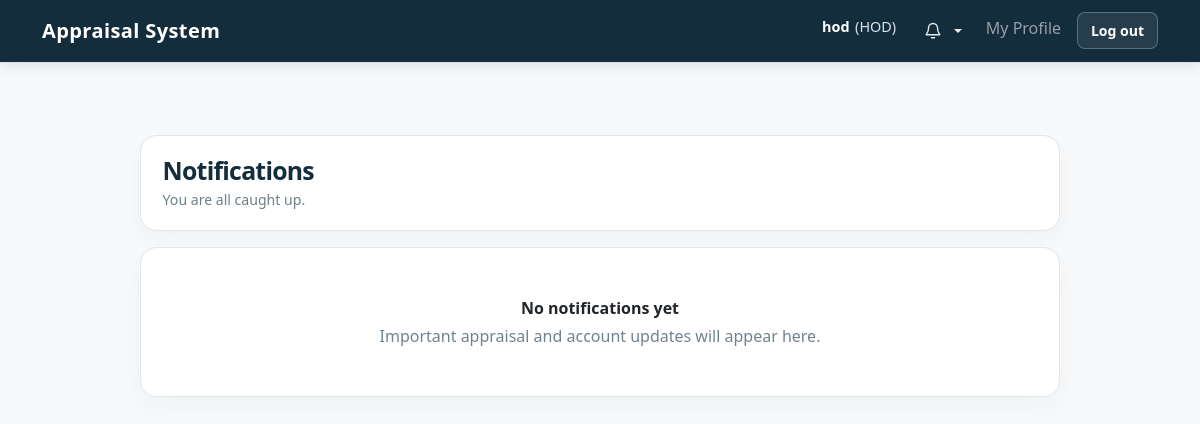
/notifications/ (signed in), run on an earlier commit of the app's database.
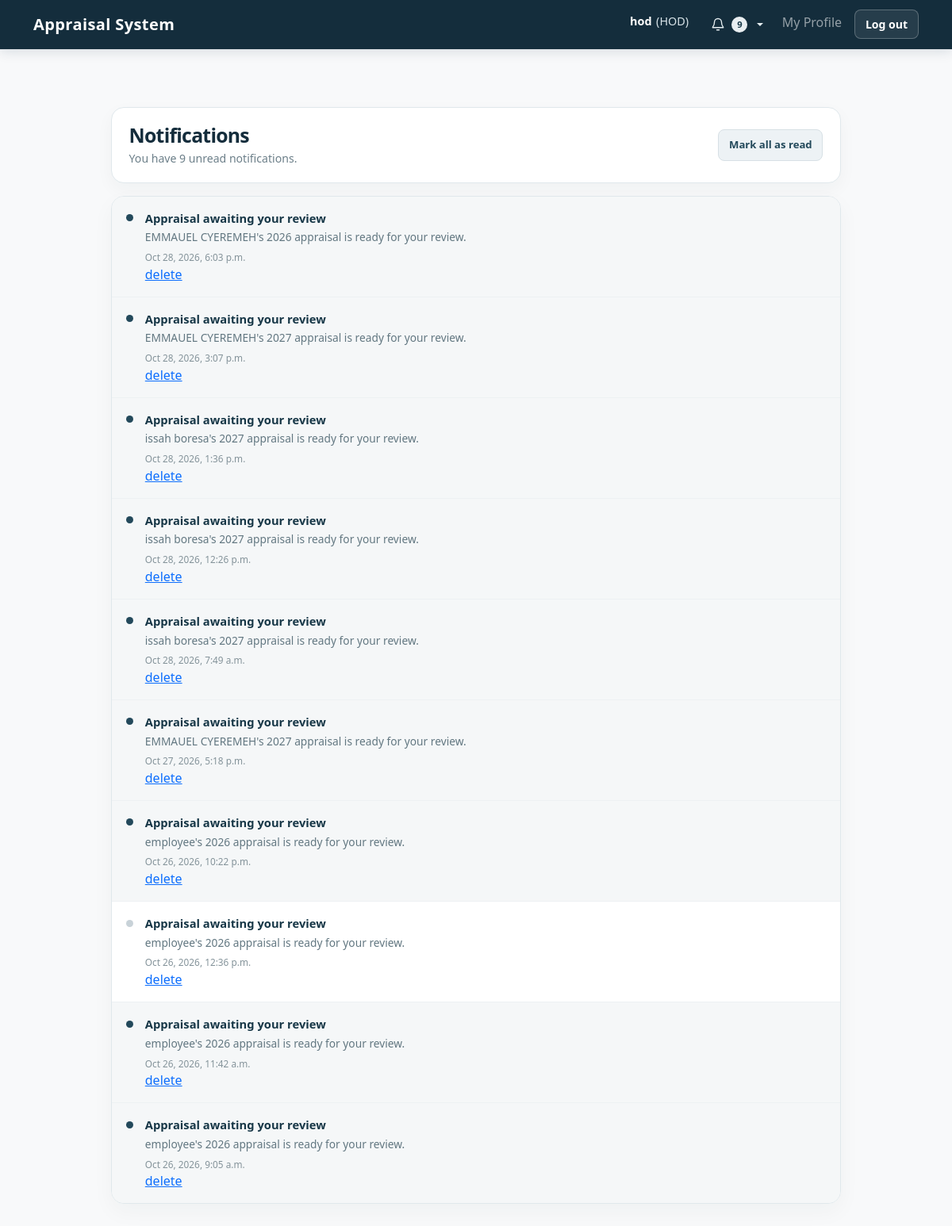
And on a later commit of the database.
### app/models.py (models this page shows, shortened)
class EmployeeProfile(models.Model):
    ROLE_CHOICES = [
        ('Employee', 'Employee'),
        ('Supervisor', 'Supervisor'),
        ('HOD', 'Head of Department'),
        ('HR', 'HR Manager'),
    ]
    TITLE_CHOICES = [
        ('mr', 'Mr.'),
        ('mrs', 'Mrs.'),
        ('ms', 'Ms.'),
        ('other', 'Other'),
    ]
    GENDER_CHOICES = [
        ('male', 'Male'),
        ('female', 'Female'),
        ('other', 'Other'),
    ]
    user = models.OneToOneField(settings.AUTH_USER_MODEL, on_delete=models.CASCADE, related_name="profile")
    department = models.ForeignKey(Department, on_delete=models.SET_NULL, null=True, blank=True)
    role = models.CharField(max_length=20, choices=ROLE_CHOICES, default='Employee')
    title = models.CharField(max_length=10, choices=TITLE_CHOICES, blank=True)
    other_title = models.CharField(max_length=50, blank=True)
    other_names = models.CharField(max_length=150, blank=True)
    gender = models.CharField(max_length=10, choices=GENDER_CHOICES, blank=True)
    job_title = models.CharField(max_length=150, blank=True)
    appointment_to_present_grade_date = models.DateField(null=True, blank=True)

class AppNotification(models.Model):
    recipient = models.ForeignKey(
        settings.AUTH_USER_MODEL,
        on_delete=models.CASCADE,
        related_name='app_notifications',
    )
    title = models.CharField(max_length=120)
    message = models.CharField(max_length=300)
    url = models.CharField(max_length=500, blank=True)
    created_at = models.DateTimeField(auto_now_add=True)
    read_at = models.DateTimeField(null=True, blank=True)
    class Meta:
        ordering = ['-created_at', '-pk']
    @property
    def is_read(self):
        return self.read_at is not None

### app/views.py (the view)
# urls.py: path('notifications/', views.notifications, name='notifications'),
@login_required
def notifications(request):
    notification_list = AppNotification.objects.filter(recipient=request.user)
    page = Paginator(notification_list, 20).get_page(request.GET.get('page', 1))
    return render(request, 'account/notifications.html', {
        'notification_page': page,
        'unread_notification_count': notification_list.filter(
            read_at__isnull=True,
        ).count(),
    })

### app/context_processors.py (called while the page is built)
def app_notifications(request):
    if not request.user.is_authenticated:
        return {
            'navbar_notifications': [],
            'unread_notification_count': 0,
        }
    recipient_notifications = AppNotification.objects.filter(
        recipient=request.user,
    )
    return {
        'navbar_notifications': recipient_notifications[:6],
        'unread_notification_count': recipient_notifications.filter(
            read_at__isnull=True,
        ).count(),
    }

### app/templates/account/notifications.html (shortened to what this page needs)
{% extends 'base.html' %}
{% block content %}
<div class="container py-4 py-md-5">
    <main class="notifications-page">
        <header class="notifications-header">
            <div>
                <h1>Notifications</h1>
                <p>
                    {% if unread_notification_count %}
                        You have {{ unread_notification_count }} unread notification{{ unread_notification_count|pluralize }}.
                    {% else %}
                        You are all caught up.
                    {% endif %}
                </p>
            </div>
            {% if unread_notification_count %}
                <form action="{% url 'mark_all_notifications_read' %}" method="post">
                    <button type="submit" class="notifications-mark-all">Mark all as read</button>
                </form>
            {% endif %}
        </header>
        <section class="notifications-list" aria-label="Your notifications">
            {% for notification in notification_page %}
                <article class="notification-row{% if not notification.is_read %} unread{% endif %}">
                    <span class="notification-indicator" aria-hidden="true"></span>
                    <div class="notification-content">
                        <form action="{% url 'open_notification' notification.id %}" method="post">
                                <span class="notification-title">{{ notification.title }} </span>
                                <span class="notification-message">{{ notification.message }}</span>
                                <span class="notification-time">{{ notification.created_at|date:"M j, Y, P" }}</span>
                                  <a href="{% url 'delete_noti' notification.id %}">delete</a>
                        </form>
                    </div>
                </article>
            {% empty %}
                <div class="notifications-empty">
                    <strong class="d-block text-body mb-1">No notifications yet</strong>
                    <span>Important appraisal and account updates will appear here.</span>
                </div>
            {% endfor %}
        </section>
    </main>
</div>
{% endblock %}

### app/templates/base.html (shortened to what this page needs)
<!DOCTYPE html>
<html lang="en">
<head>
    <link href="https://cdn.jsdelivr.net/npm/bootstrap@5.3.2/dist/css/bootstrap.min.css" rel="stylesheet">
</head>
<body>
    <nav class="navbar navbar-expand-lg navbar-dark navbar-appraisal mb-4 border-bottom">
        <div class="container">
            <a class="navbar-brand" href="{% url 'home' %}">Appraisal System</a>
            <div class="collapse navbar-collapse" id="navbarNav">
                <ul class="navbar-nav ms-auto">
                    {% if user.is_authenticated %}
                        <li class="nav-item">
                            <span class="navbar-user">
                                <strong>{{ user.username }}</strong>
                                {% if user.profile.role %}
                                        <span>({{ user.profile.role }})</span>
                                {% endif %}
                            </span>
                        </li>
                        <li class="nav-item dropdown navbar-notifications">
                            <button
                                class="navbar-notifications-toggle dropdown-toggle"
                                type="button"
                                data-bs-toggle="dropdown"
                                aria-expanded="false"
                                aria-label="Notifications{% if unread_notification_count %}, {{ unread_notification_count }} unread{% endif %}"
                            >
                                <svg aria-hidden="true" width="18" height="18" viewBox="0 0 24 24" fill="none">
                                    <path d="M18 8a6 6 0 0 0-12 0c0 7-3 7-3 9h18c0-2-3-2-3-9M10 21h4" stroke="currentColor" stroke-width="1.8" stroke-linecap="round" stroke-linejoin="round"/>
                                </svg>
                                {% if unread_notification_count %}
                                    <span class="navbar-notification-count">{{ unread_notification_count }}</span>
                                {% endif %}
                            </button>
                        </li>
                        <li class="nav-item">
                            <a class="nav-link" href="{% url 'profile' %}">My Profile</a>
                        </li>
                        <li class="nav-item">
                            <form action="{% url 'logout' %}" method="post">
                                <button class="navbar-logout" type="submit">Log out</button>
                            </form>
                        </li>
                    {% else %}
                        <li class="nav-item">
                            <a class="nav-link" href="{% url 'login' %}">Sign in</a>
                        </li>
                    {% endif %}
                </ul>
            </div>
        </div>
    </nav>
    <div class="container">
        {% block content %}
        {% endblock %}
    </div>
</body>
</html>

### app/templates/base.html (style rules this page uses)
body { background-color: #f8f9fa; }
.navbar-brand { font-weight: bold; letter-spacing: 1px; }
.navbar-appraisal { background: #142d3c; box-shadow: 0 3px 14px rgba(9, 43, 70, .12); }
.navbar-appraisal .navbar-brand { letter-spacing: .02em; }
.navbar-user { align-items: center; color: #d9e4e9; display: flex; font-size: .9rem; gap: .35rem; padding: .5rem .8rem; }
.navbar-user strong { color: #fff; }
.navbar-logout { background: rgba(255, 255, 255, .08); border: 1px solid rgba(255, 255, 255, .25); border-radius: 8px; color: #fff; font-size: .88rem; font-weight: 650; margin: .25rem 0 .25rem .5rem; padding: .45rem .8rem; transition: background .16s ease, border-color .16s ease; }
.navbar-notifications { position: relative; }
.navbar-notifications-toggle { align-items: center; background: transparent; border: 1px solid transparent; border-radius: 8px; color: #e6eef1; display: inline-flex; gap: .5rem; margin: .2rem; min-height: 40px; padding: .45rem .7rem; }
.navbar-notification-count { align-items: center; background: #e9eef1; border-radius: 999px; color: #173747; display: inline-flex; font-size: .7rem; font-weight: 750; justify-content: center; min-width: 20px; padding: .12rem .35rem; }

### app/templates/account/notifications.html (style rules this page uses)
.notifications-page { color: #294653; margin: 0 auto; max-width: 920px; }
.notifications-header { align-items: center; background: #fff; border: 1px solid #e0e8ec; border-radius: 16px; box-shadow: 0 8px 22px rgba(20, 45, 60, .04); display: flex; flex-wrap: wrap; gap: 1rem; justify-content: space-between; margin-bottom: 1rem; padding: 1.2rem 1.35rem; }
.notifications-header h1 { color: #142d3c; font-size: 1.55rem; font-weight: 780; letter-spacing: -.03em; margin: 0 0 .25rem; }
.notifications-header p { color: #6c7f89; font-size: .88rem; margin: 0; }
.notifications-mark-all { background: #edf2f5; border: 1px solid #d7e0e5; border-radius: 8px; color: #23495b; font-size: .82rem; font-weight: 700; padding: .55rem .8rem; }
.notifications-list { background: #fff; border: 1px solid #e0e8ec; border-radius: 16px; box-shadow: 0 10px 28px rgba(20, 45, 60, .04); overflow: hidden; }
.notification-row { align-items: start; border-bottom: 1px solid #edf1f3; display: flex; gap: .9rem; padding: 1rem 1.15rem; }
.notification-row:last-child { border-bottom: 0; }
.notification-row.unread { background: #f5f7f8; }
.notification-indicator { background: #c8d2d8; border-radius: 50%; flex: 0 0 9px; height: 9px; margin-top: .4rem; }
.notification-row.unread .notification-indicator { background: #23495b; }
.notification-content { flex: 1; min-width: 0; }
.notification-title { color: #173747; display: block; font-size: .92rem; font-weight: 750; }
.notification-message { color: #627781; display: block; font-size: .86rem; line-height: 1.5; margin-top: .22rem; }
.notification-time { color: #84939a; display: block; font-size: .74rem; margin-top: .38rem; }

What changed in the data, as far as the page shows it:
added AppNotification: title "Appraisal awaiting your review", message "EMMAUEL CYEREMEH's 2026 appraisal is ready for your review.", created_at "Oct 28, 2026, 6:03 p.m."
added AppNotification: title "Appraisal awaiting your review", message "EMMAUEL CYEREMEH's 2027 appraisal is ready for your review.", created_at "Oct 28, 2026, 3:07 p.m."
added AppNotification: title "Appraisal awaiting your review", message "issah boresa's 2027 appraisal is ready for your review.", created_at "Oct 28, 2026, 1:36 p.m."
added AppNotification: title "Appraisal awaiting your review", message "issah boresa's 2027 appraisal is ready for your review.", created_at "Oct 28, 2026, 12:26 p.m."
added AppNotification: title "Appraisal awaiting your review", message "issah boresa's 2027 appraisal is ready for your review.", created_at "Oct 28, 2026, 7:49 a.m."
added AppNotification: title "Appraisal awaiting your review", message "EMMAUEL CYEREMEH's 2027 appraisal is ready for your review.", created_at "Oct 27, 2026, 5:18 p.m."
added AppNotification: title "Appraisal awaiting your review", message "employee's 2026 appraisal is ready for your review.", created_at "Oct 26, 2026, 10:22 p.m."
added AppNotification: title "Appraisal awaiting your review", message "employee's 2026 appraisal is ready for your review.", created_at "Oct 26, 2026, 12:36 p.m."
added AppNotification: title "Appraisal awaiting your review", message "employee's 2026 appraisal is ready for your review.", created_at "Oct 26, 2026, 11:42 a.m."
added AppNotification: title "Appraisal awaiting your review", message "employee's 2026 appraisal is ready for your review.", created_at "Oct 26, 2026, 9:05 a.m."
Also different on the page:
{{ unread_notification_count }}: (not shown) → "9"
text no longer shown: "You are all caught up. No notifications yet Important appraisal and account updates will appear here."
text now shown: "You have unread notification . Mark all as read"
